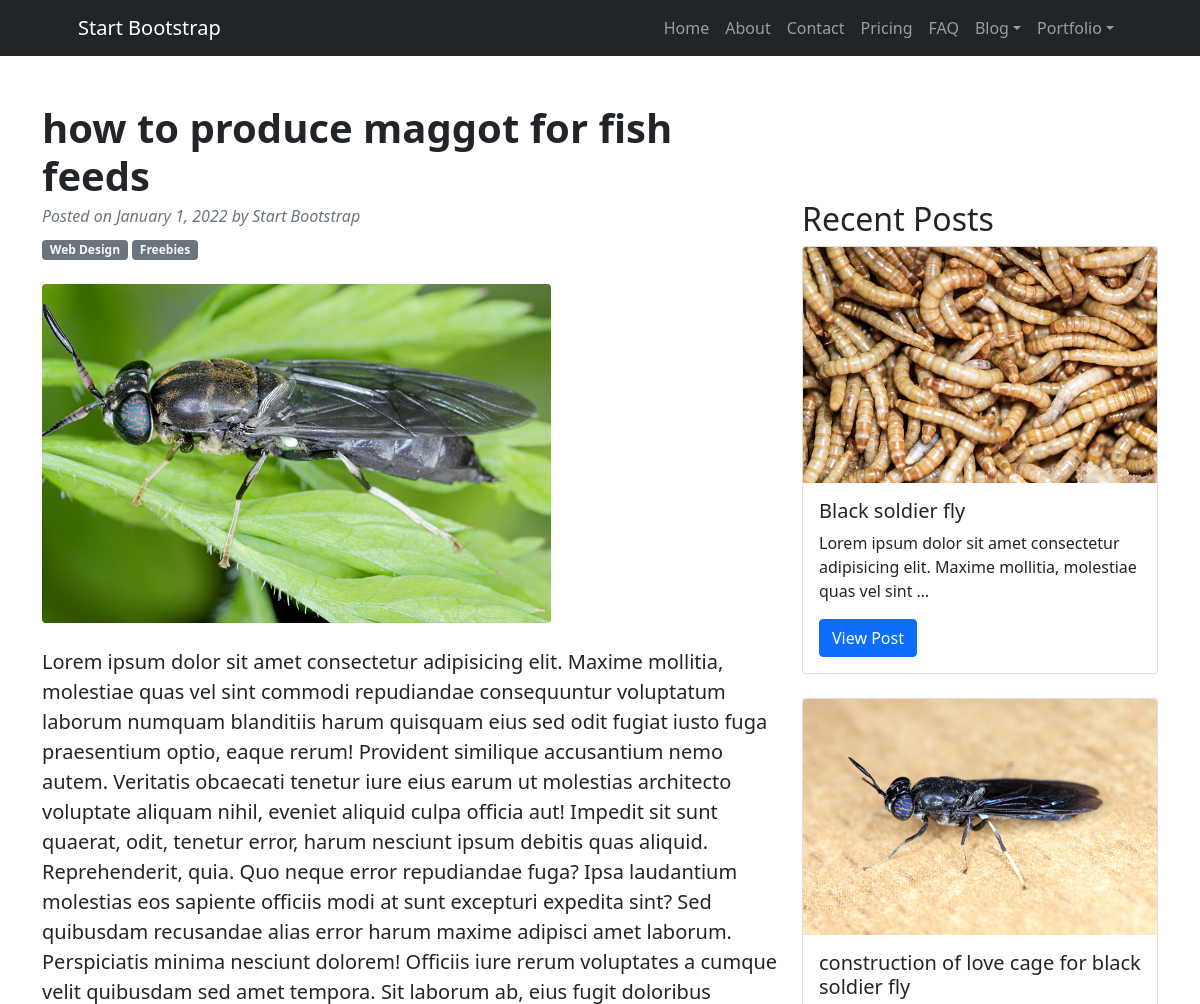
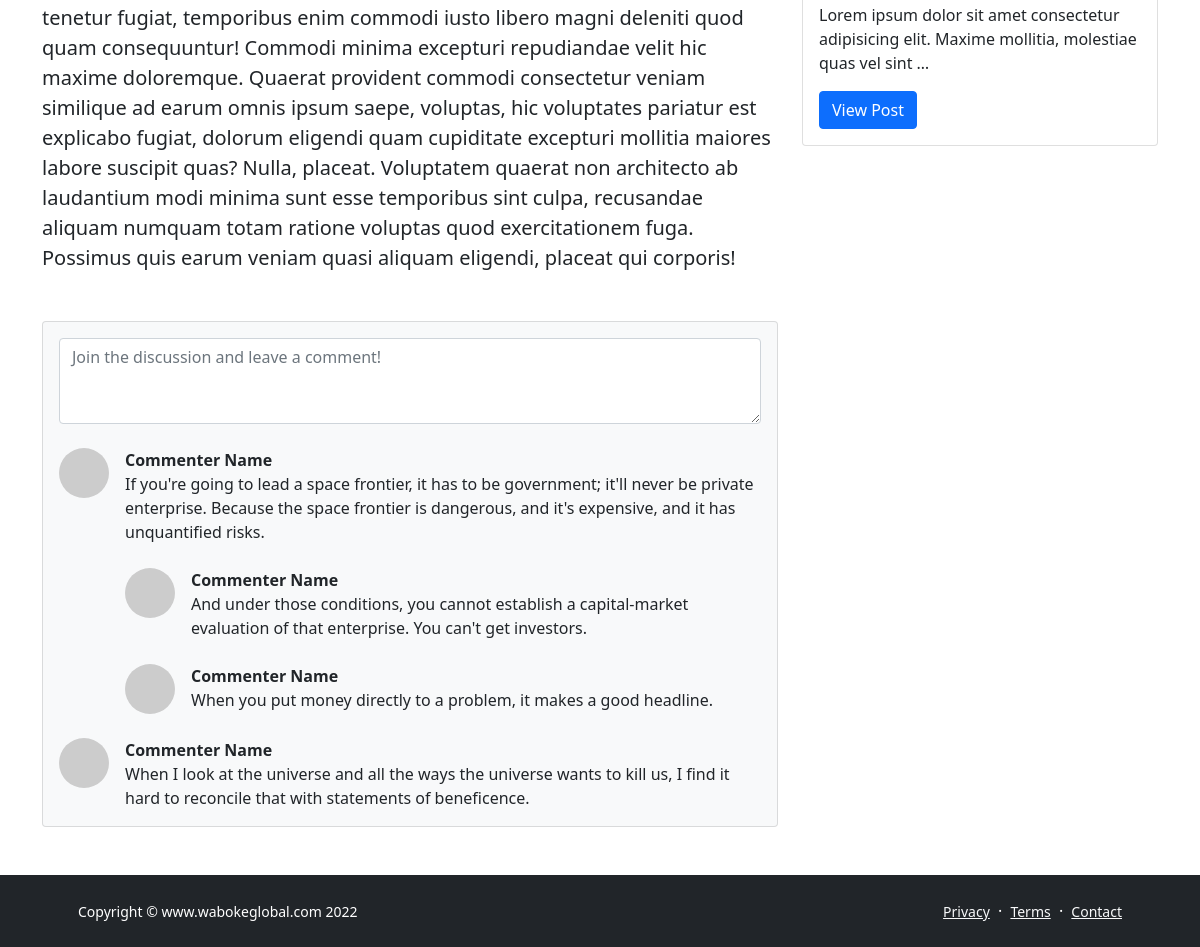
Screenshot of /detailed/how-to-produce-maggot-for-fish-feeds with the database file from the repository (2 pictures, top to bottom).
### cmsapp/models.py (models this page shows, shortened)
class Post(models.Model):
    title = models.CharField(max_length=500)
    image=models.ImageField(upload_to='img')
    body =models.TextField()
    post_id = models.UUIDField(default=uuid.uuid4, primary_key=True, unique=True, editable=False)
    create=models.DateTimeField(auto_now_add=True)
    modified = models.DateTimeField(auto_now=True)
    slug=models.SlugField()

### cmsapp/views.py (the view)
# urls.py: path('detailed/<str:slug>',views.detailed, name='detailed'),
def detailed(request, slug):
    post_details = Post.objects.get(slug=slug)
    recent_post = Post.objects.exclude(post_id__exact=post_details.post_id)[:5]
    context= { 'post_details':post_details,'recent_post':recent_post }
    template_name = 'cmsapp/detailed.html'
    return render(request, template_name, context)

### templates/cmsapp/detailed.html (shortened to what this page needs)
{% extends 'base.html' %}
{% block content %}
<div class="container mt-5">
    <div class="row">
        <div class="col-lg-8">
            <article>
                <header class="mb-4">
                    <h1 class="fw-bolder mb-1">{{post_details.title}}</h1>
                    <div class="text-muted fst-italic mb-2">Posted on January 1, 2022 by Start Bootstrap</div>
                    <a class="badge bg-secondary text-decoration-none link-light" href="#!">Web Design</a>
                    <a class="badge bg-secondary text-decoration-none link-light" href="#!">Freebies</a>
                </header>
                <figure class="mb-4"><img class="img-fluid rounded" src="{{post_details.image.url}}" alt="..." /></figure>
                <section class="mb-5">
                    <p class="fs-5 mb-4">{{post_details.body}}</p>
                </section>
            </article>
            <section class="mb-5">
                <div class="card bg-light">
                    <div class="card-body">
                        <form class="mb-4"><textarea class="form-control" rows="3" placeholder="Join the discussion and leave a comment!"></textarea></form>
                        <div class="d-flex mb-4">
                            <div class="flex-shrink-0"><img class="rounded-circle" src="https://dummyimage.com/50x50/ced4da/6c757d.jpg" alt="..." /></div>
                            <div class="ms-3">
                                <div class="fw-bold">Commenter Name</div>
                                If you're going to lead a space frontier, it has to be government; it'll never be private enterprise. Because the space frontier is dangerous, and it's expensive, and it has unquantified risks.
                                <div class="d-flex mt-4">
                                    <div class="flex-shrink-0"><img class="rounded-circle" src="https://dummyimage.com/50x50/ced4da/6c757d.jpg" alt="..." /></div>
                                    <div class="ms-3">
                                        <div class="fw-bold">Commenter Name</div>
                                        And under those conditions, you cannot establish a capital-market evaluation of that enterprise. You can't get investors.
                                    </div>
                                </div>
                                <div class="d-flex mt-4">
                                    <div class="flex-shrink-0"><img class="rounded-circle" src="https://dummyimage.com/50x50/ced4da/6c757d.jpg" alt="..." /></div>
                                    <div class="ms-3">
                                        <div class="fw-bold">Commenter Name</div>
                                        When you put money directly to a problem, it makes a good headline.
                                    </div>
                                </div>
                            </div>
                        </div>
                        <div class="d-flex">
                            <div class="flex-shrink-0"><img class="rounded-circle" src="https://dummyimage.com/50x50/ced4da/6c757d.jpg" alt="..." /></div>
                            <div class="ms-3">
                                <div class="fw-bold">Commenter Name</div>
                                When I look at the universe and all the ways the universe wants to kill us, I find it hard to reconcile that with statements of beneficence.
                            </div>
                        </div>
                    </div>
                </div>
            </section>
        </div>
        <div class="col-lg-4 mt-5">
            <h2>Recent Posts</h2>
            {% for post in recent_post %}
            <div class="card">
                <img src=" {{post.image.url}} " class="card-img-top" alt="...">
                <div class="card-body">
                  <h5 class="card-title">{{post.title}}</h5>
                  <p class="card-text">{{post.body|truncatechars:100}}</p>
                  <a href=" {% url 'detailed' post.slug %} " class="btn btn-primary">View Post</a>
                </div>
              </div></br>
              {% endfor %}
        </div>
    </div>
</div>{% endblock  %}

### rows the page displays
Post: title "how to produce maggot for fish feeds", image (picture), body "Lorem ipsum dolor sit amet consectetur adipisicing elit. Maxime mollitia, molestiae quas vel sint commodi repudiandae consequuntur voluptatum laborum numquam blanditiis harum quisquam eius sed odit fugiat iusto fuga praesentium optio, eaque rerum! Provident similique accusantium nemo autem. Veritatis obcaecati tenetur iure eius earum ut molestias architecto voluptate aliquam nihil, eveniet aliquid culpa officia aut! Impedit sit sunt quaerat, odit, tenetur error, harum nesciunt ipsum debitis quas aliquid. Reprehenderit, quia. Quo neque error repudiandae fuga? Ipsa laudantium molestias eos sapiente officiis modi at sunt excepturi expedita sint? Sed quibusdam recusandae alias error harum…"
Post: image (picture), title "Black soldier fly", body "Lorem ipsum dolor sit amet consectetur adipisicing elit. Maxime mollitia, molestiae quas vel sint …"
Post: image (picture), title "construction of love cage for black soldier fly", body "Lorem ipsum dolor sit amet consectetur adipisicing elit. Maxime mollitia, molestiae quas vel sint …"
